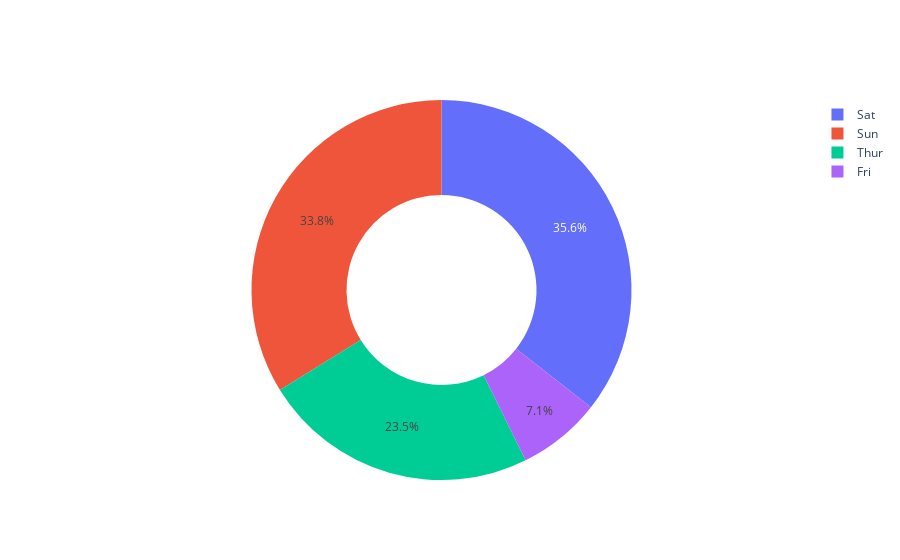

The code cell stored with this chart in its notebook:
### Markdown cell above
# Q.7: Now check the tips given to the waiters according to the days to find out which day the most tips are given to the waiters:

### Code cell
Labels=data['day']
Values=data['tip']
Data=go.Pie(labels=Labels,values=Values,hole=0.5)
fig=go.Figure(data=[Data])
fig.show()

### Figure 1 — Plotly figure (JSON) as saved in the notebook; plotly's stock layout.template omitted (floating-point values rounded to 4 significant figures; data arrays with more than 128 entries replaced by an {"elided": "..."} marker saying what was removed)
{"data": [{"hole": 0.5, "labels": {"elided": "244 str values"}, "type": "pie", "values": {"elided": "244 float values"}}], "layout": {"autosize": true}}
